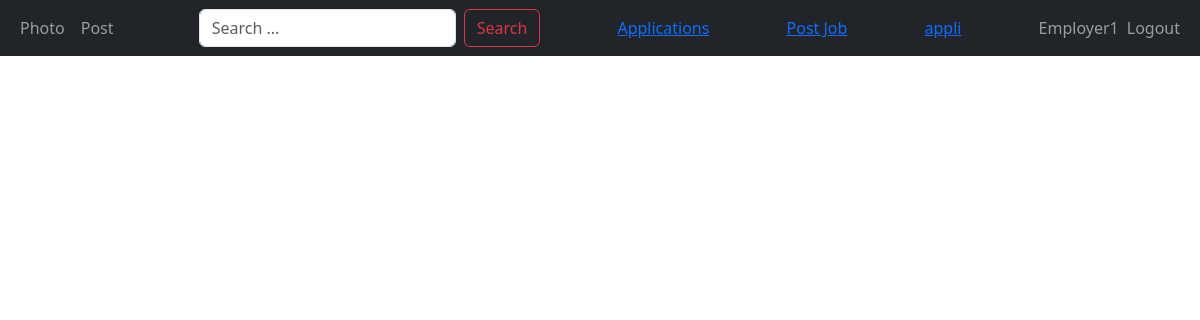
Before: /web-development (signed in) with the older database file.
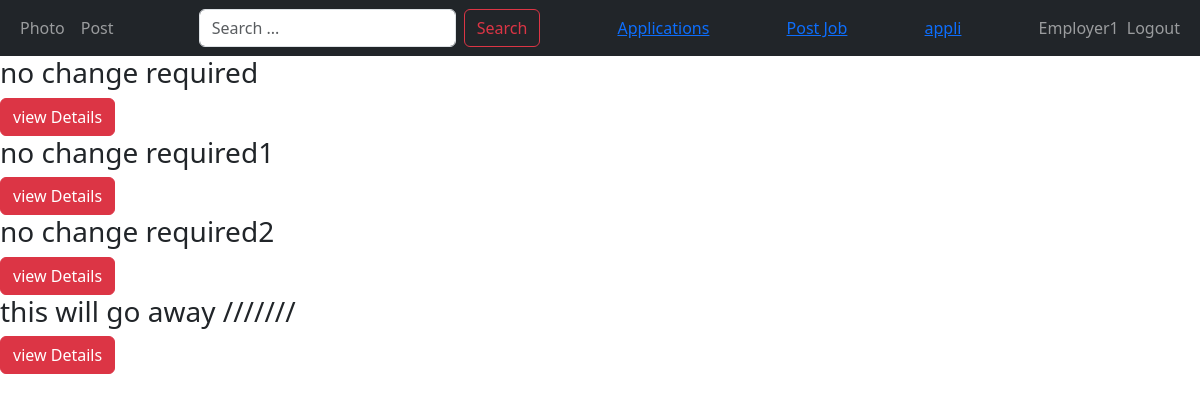
After: the same page with the newer database file.
### job/models.py (models this page shows, shortened)
class Job(models.Model):
    positions = (
        ("junior", "junior"),
        ("intermediate", "intermediate"),
        ("senior", "senior"),
        ("expart", "expart"),
    )
    contaract_types = (
        ("remote", "remote"),
        ("part-time", "part-time"),
        ("full-time", "full-time"),
        ("negotiations", "negotiations"),
    )
    employer = models.ForeignKey(
        Employer, on_delete=models.CASCADE, related_name="jobs"
    )
    job_category = models.ForeignKey(
        Category,
        related_name="jobs",
        on_delete=models.CASCADE,
    )
    job_title = models.CharField(
        max_length=200,
    )
    slug = models.CharField(max_length=200, null=True)
    job_location = models.CharField(max_length=200)
    contract_type = models.CharField(max_length=200, choices=contaract_types)
    position = models.CharField(max_length=200, choices=positions)
    job_description = models.TextField()
    created_at = models.DateTimeField(
        auto_now_add=True,
        null=True,
    )
    updated_at = models.DateTimeField(auto_now=True, null=True)

### job/views.py (the view)
# urls.py: path("<slug:slug>", views.job_category_detail, name="job_category_detail"),
def job_category_detail(request, slug):
    category = get_object_or_404(Category, slug=slug)
    job = category.jobs.all()
    return render(
        request, "job/job_category_detail.html", {
            "category": category, "job": job}
    )

### templates/job/job_category_detail.html (shortened to what this page needs)
{% extends "core/base.html" %}
{% block title%}{{job.job_category.title}} Details{%endblock%} {% load
crispy_forms_tags %}
{% block content %}
{% for i in job %}
<h3>{{i.job_title}}</h3>
<a
  class="btn btn-danger"
  href="{% url 'job_detail' i.job_category.slug i.slug %}"
  >view Details</a
>
 {%endfor %}{% endblock %}

Changed rows visible on the page:
now on this page (row edited): Job: job_title "no change required"
added Job: job_title "no change required1"
added Job: job_title "no change required2"
added Job: job_title "this will go away ///////"
